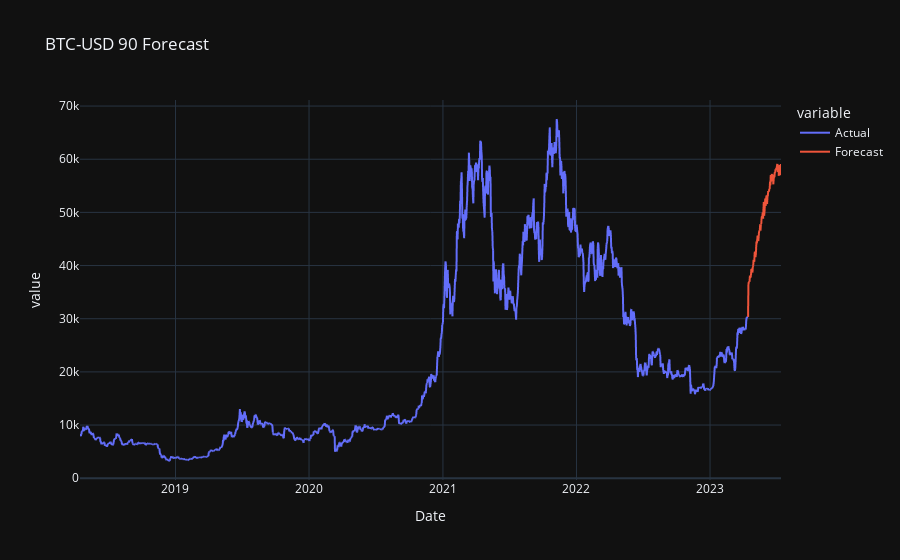

Notebook code for this chart:
### Code cell
plot_df = results.reset_index()
fig = px.line(plot_df, x="Date", y=results.columns,
          title=f"{ticker} {n_forecast} Forecast", #, {min(df["timestamp"].dt.date)}, {max(df["timestamp"].dt.date)}',
          template=templates[5])
#time.sleep(2)
fig.show()

### Figure 1 — Plotly figure (JSON) as saved in the notebook; plotly's stock layout.template omitted (floating-point values rounded to 4 significant figures; data arrays with more than 128 entries replaced by an {"elided": "..."} marker saying what was removed)
{"data": [{"hovertemplate": "variable=Actual<br>Date=%{x}<br>value=%{y}<extra></extra>", "legendgroup": "Actual", "line": {"color": "#636efa", "dash": "solid"}, "marker": {"symbol": "circle"}, "mode": "lines", "name": "Actual", "showlegend": true, "type": "scattergl", "x": {"elided": "1916 str values"}, "xaxis": "x", "y": {"elided": "1916 float values"}, "yaxis": "y"}, {"hovertemplate": "variable=Forecast<br>Date=%{x}<br>value=%{y}<extra></extra>", "legendgroup": "Forecast", "line": {"color": "#EF553B", "dash": "solid"}, "marker": {"symbol": "circle"}, "mode": "lines", "name": "Forecast", "showlegend": true, "type": "scattergl", "x": {"elided": "1916 str values"}, "xaxis": "x", "y": {"elided": "1916 float values"}, "yaxis": "y"}], "layout": {"legend": {"title": {"text": "variable"}, "tracegroupgap": 0}, "title": {"text": "BTC-USD 90 Forecast"}, "xaxis": {"anchor": "y", "domain": [0, 1], "title": {"text": "Date"}}, "yaxis": {"anchor": "x", "domain": [0, 1], "title": {"text": "value"}}}}
